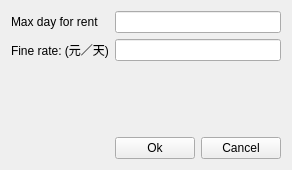
<?xml version="1.0" encoding="UTF-8"?>
<ui version="4.0">
 <class>finemanager</class>
 <widget class="QWidget" name="finemanager">
  <property name="geometry">
   <rect>
    <x>0</x>
    <y>0</y>
    <width>292</width>
    <height>170</height>
   </rect>
  </property>
  <property name="windowTitle">
   <string>Form</string>
  </property>
  <layout class="QVBoxLayout" name="verticalLayout">
   <item>
    <layout class="QFormLayout" name="formLayout">
     <item row="0" column="0">
      <widget class="QLabel" name="label">
       <property name="text">
        <string>Max day for rent</string>
       </property>
      </widget>
     </item>
     <item row="0" column="1">
      <widget class="QLineEdit" name="lineEdit"/>
     </item>
     <item row="1" column="0">
      <widget class="QLabel" name="label_2">
       <property name="text">
        <string>Fine rate: (元／天)</string>
       </property>
      </widget>
     </item>
     <item row="1" column="1">
      <widget class="QLineEdit" name="lineEdit_2"/>
     </item>
    </layout>
   </item>
   <item>
    <layout class="QHBoxLayout" name="horizontalLayout">
     <item>
      <spacer name="horizontalSpacer">
       <property name="orientation">
        <enum>Qt::Horizontal</enum>
       </property>
       <property name="sizeHint" stdset="0">
        <size>
         <width>40</width>
         <height>20</height>
        </size>
       </property>
      </spacer>
     </item>
     <item>
      <widget class="QPushButton" name="pushButton">
       <property name="text">
        <string>Ok</string>
       </property>
      </widget>
     </item>
     <item>
      <widget class="QPushButton" name="pushButton_2">
       <property name="text">
        <string>Cancel</string>
       </property>
      </widget>
     </item>
    </layout>
   </item>
  </layout>
 </widget>
 <resources/>
 <connections/>
</ui>
